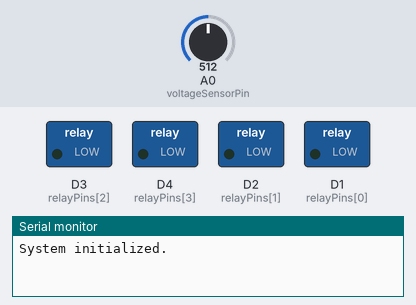
Bench run of a sketch on a simulated ESP8266 (NodeMCU). Parts: switched loads named in the sketch (green lamp = pin HIGH), the last lines printed to the serial monitor. The test bench sets the inputs (shaded band); at power-on: A0 (voltageSensorPin) = 512. WiFi joins after 1.5 s; servers stay silent unless stated.

Above: at 3.0 s.
3.1 s: A0 (voltageSensorPin) set to 214
At 17.0 s:
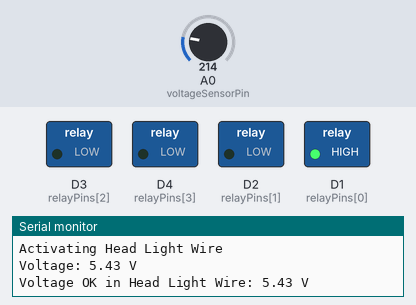
17.1 s: A0 (voltageSensorPin) set to 183
At 23.2 s:
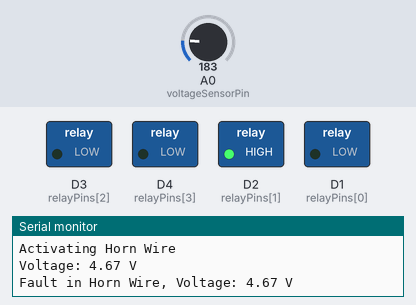
Timing chart, 0 to 43.3 s (numbered marks = the images above; inputs shaded):
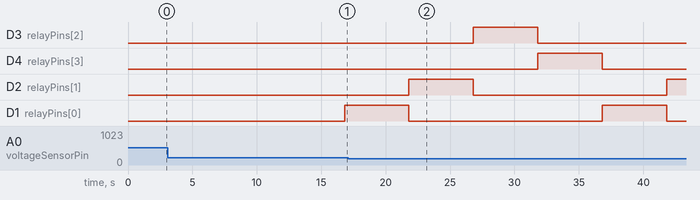

Measured:
- the behaviour switches between 197 and 196 on A0 (voltageSensorPin) (found by bisection; images 1 and 2)

The sketch:

code.ino
```cpp
#define BLYNK_TEMPLATE_ID "TMPL3gT7ueOdQ"
#define BLYNK_TEMPLATE_NAME "fault detection"
#define BLYNK_AUTH_TOKEN "vpiQCuN5F_sh7Ondy6X3x35qdjfiabCX"

#include <ESP8266WiFi.h>
#include <BlynkSimpleEsp8266.h>

// WiFi credentials
char ssid[] = "Rushi";
char pass[] = "Rushi1928";

// Relay and sensor configuration
const int relayPins[] = {D1, D2, D3, D4}; // Define GPIO pins for relays
const char* relayNames[] = {
  "Head Light Wire",
  "Horn Wire",
  "Indicators Wire",
  "DC-DC Converter Wire"
};
const int relayCount = 4;
const int voltageSensorPin = A0; // Voltage sensor connected to A0
int offset = 20; // Voltage correction offset
const int relayOnDuration = 5000; // Relay on time in milliseconds

BlynkTimer timer; // Timer for periodic tasks

// Function to send data to both Serial monitor and Blynk
void sendToSerialAndBlynk(const String& message) {
  Serial.println(message);
  Blynk.virtualWrite(V1, message);
}

void setup() {
  Serial.begin(9600);
  Blynk.begin(BLYNK_AUTH_TOKEN, ssid, pass);

  // Initialize relay pins
  for (int i = 0; i < relayCount; i++) {
    pinMode(relayPins[i], OUTPUT);
    digitalWrite(relayPins[i], LOW);
  }

  sendToSerialAndBlynk("System initialized.");

  // Set up a repeating function to control relays and read sensor data
  timer.setInterval(15000L, controlRelaysAndSendData);
}

void controlRelaysAndSendData() {
  for (int i = 0; i < relayCount; i++) {
    String activationMessage = String("Activating ") + relayNames[i];
    sendToSerialAndBlynk(activationMessage);

    digitalWrite(relayPins[i], HIGH); // Turn on the relay
    delay(100); // Allow relay to stabilize

    // Read voltage from the sensor
    int rawValue = analogRead(voltageSensorPin);
    double voltage = map(rawValue, 0, 1023, 0, 2500) + offset; // Convert ADC to voltage
    voltage /= 100.0; // Convert to volts

    String voltageMessage = "Voltage: " + String(voltage, 2) + " V";
    sendToSerialAndBlynk(voltageMessage);

    if (voltage < 5.0) {
      String faultMessage = "Fault in " + String(relayNames[i]) + ", Voltage: " + String(voltage, 2) + " V";
      sendToSerialAndBlynk(faultMessage);
    } else {
      String okMessage = "Voltage OK in " + String(relayNames[i]) + ": " + String(voltage, 2) + " V";
      sendToSerialAndBlynk(okMessage);
    }

    delay(relayOnDuration - 100); // Keep relay on for remaining time
    digitalWrite(relayPins[i], LOW); // Turn off the relay
  }
}

void loop() {
  Blynk.run();
  timer.run();
}
```
